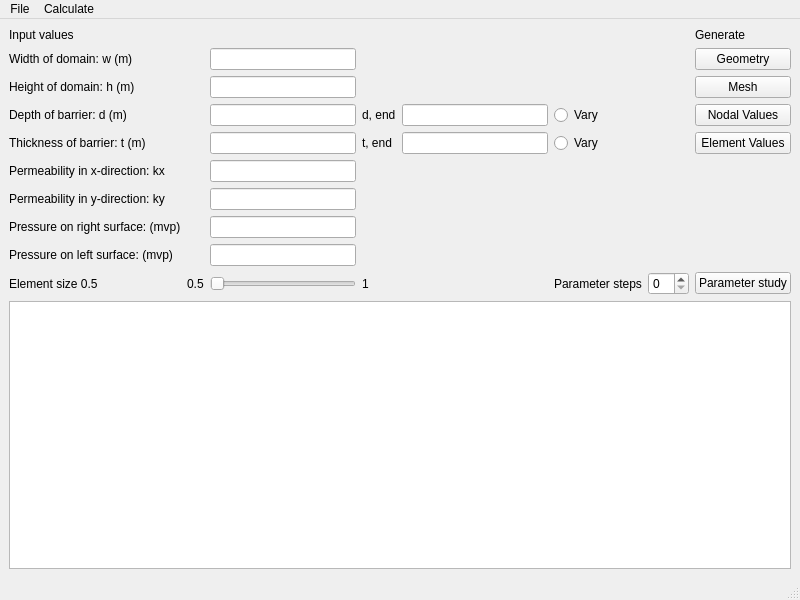
<?xml version='1.0' encoding='utf-8'?>
<ui version="4.0">
 <class>GroundwaterflowCalculator</class>
 <widget class="QMainWindow" name="GroundwaterflowCalculator">
  <property name="geometry">
   <rect>
    <x>0</x>
    <y>0</y>
    <width>800</width>
    <height>600</height>
   </rect>
  </property>
  <property name="windowTitle">
   <string>Groundwater Flow Calculator</string>
  </property>
  <widget class="QWidget" name="centralwidget">
   <layout class="QVBoxLayout" name="verticalLayout">
    <item>
     <layout class="QGridLayout" name="gridLayout">
      <item row="3" column="4">
       <widget class="QLineEdit" name="dEndEdit" />
      </item>
      <item row="4" column="0">
       <widget class="QLabel" name="t_label">
        <property name="text">
         <string>Thickness of barrier: t (m)</string>
        </property>
       </widget>
      </item>
      <item row="3" column="0">
       <widget class="QLabel" name="d_label">
        <property name="text">
         <string>Depth of barrier: d (m)</string>
        </property>
       </widget>
      </item>
      <item row="1" column="7">
       <widget class="QPushButton" name="show_geometry_button">
        <property name="text">
         <string>Geometry</string>
        </property>
       </widget>
      </item>
      <item row="8" column="0">
       <widget class="QLabel" name="left_bc_label">
        <property name="text">
         <string>Pressure on left surface: (mvp)</string>
        </property>
       </widget>
      </item>
      <item row="1" column="0">
       <widget class="QLabel" name="w_label">
        <property name="text">
         <string>Width of domain: w (m)</string>
        </property>
       </widget>
      </item>
      <item row="9" column="3">
       <widget class="QLabel" name="label_4">
        <property name="text">
         <string>1</string>
        </property>
       </widget>
      </item>
      <item row="4" column="2">
       <widget class="QLineEdit" name="t_text" />
      </item>
      <item row="7" column="2">
       <widget class="QLineEdit" name="right_bc_text" />
      </item>
      <item row="3" column="3">
       <widget class="QLabel" name="label">
        <property name="text">
         <string>d, end</string>
        </property>
       </widget>
      </item>
      <item row="5" column="2">
       <widget class="QLineEdit" name="kx_text" />
      </item>
      <item row="3" column="2">
       <widget class="QLineEdit" name="d_text" />
      </item>
      <item row="9" column="6">
       <widget class="QSpinBox" name="paramStep" />
      </item>
      <item row="3" column="5">
       <widget class="QRadioButton" name="paramVaryDRadio">
        <property name="text">
         <string>Vary</string>
        </property>
       </widget>
      </item>
      <item row="4" column="4">
       <widget class="QLineEdit" name="tEndEdit" />
      </item>
      <item row="5" column="0">
       <widget class="QLabel" name="kx_label">
        <property name="text">
         <string>Permeability in x-direction: kx</string>
        </property>
       </widget>
      </item>
      <item row="6" column="0">
       <widget class="QLabel" name="ky_label">
        <property name="text">
         <string>Permeability in y-direction: ky</string>
        </property>
       </widget>
      </item>
      <item row="4" column="7">
       <widget class="QPushButton" name="show_element_values_button">
        <property name="text">
         <string>Element Values</string>
        </property>
       </widget>
      </item>
      <item row="9" column="7">
       <widget class="QPushButton" name="paramButton">
        <property name="text">
         <string>Parameter study</string>
        </property>
       </widget>
      </item>
      <item row="3" column="7">
       <widget class="QPushButton" name="show_nodal_values_button">
        <property name="text">
         <string>Nodal Values</string>
        </property>
       </widget>
      </item>
      <item row="9" column="0">
       <widget class="QLabel" name="element_size_label">
        <property name="text">
         <string>Element size 0.5</string>
        </property>
       </widget>
      </item>
      <item row="9" column="5">
       <widget class="QLabel" name="label_2">
        <property name="text">
         <string>Parameter steps</string>
        </property>
       </widget>
      </item>
      <item row="8" column="2">
       <widget class="QLineEdit" name="left_bc_text" />
      </item>
      <item row="6" column="2">
       <widget class="QLineEdit" name="ky_text" />
      </item>
      <item row="1" column="2">
       <widget class="QLineEdit" name="w_text" />
      </item>
      <item row="4" column="3">
       <widget class="QLabel" name="label_3">
        <property name="text">
         <string>t, end</string>
        </property>
       </widget>
      </item>
      <item row="0" column="0">
       <widget class="QLabel" name="input_values_label">
        <property name="text">
         <string>Input values</string>
        </property>
       </widget>
      </item>
      <item row="7" column="0">
       <widget class="QLabel" name="right_bc_label">
        <property name="text">
         <string>Pressure on right surface: (mvp)</string>
        </property>
       </widget>
      </item>
      <item row="2" column="7">
       <widget class="QPushButton" name="show_mesh_button">
        <property name="text">
         <string>Mesh</string>
        </property>
       </widget>
      </item>
      <item row="2" column="0">
       <widget class="QLabel" name="h_label">
        <property name="text">
         <string>Height of domain: h (m)</string>
        </property>
       </widget>
      </item>
      <item row="9" column="2">
       <widget class="QSlider" name="element_size_slider">
        <property name="orientation">
         <enum>Horizontal</enum>
        </property>
       </widget>
      </item>
      <item row="0" column="7">
       <widget class="QLabel" name="generation_label">
        <property name="text">
         <string>Generate</string>
        </property>
       </widget>
      </item>
      <item row="4" column="5">
       <widget class="QRadioButton" name="paramVaryTRadio">
        <property name="text">
         <string>Vary</string>
        </property>
       </widget>
      </item>
      <item row="2" column="2">
       <widget class="QLineEdit" name="h_text" />
      </item>
      <item row="9" column="1">
       <widget class="QLabel" name="label_5">
        <property name="text">
         <string>0.5</string>
        </property>
       </widget>
      </item>
     </layout>
    </item>
    <item>
     <widget class="QPlainTextEdit" name="plainTextEdit" />
    </item>
   </layout>
  </widget>
  <widget class="QMenuBar" name="menubar">
   <property name="geometry">
    <rect>
     <x>0</x>
     <y>0</y>
     <width>800</width>
     <height>24</height>
    </rect>
   </property>
   <widget class="QMenu" name="menu_file">
    <property name="title">
     <string>File</string>
    </property>
    <addaction name="new_action" />
    <addaction name="open_action" />
    <addaction name="save_action" />
    <addaction name="save_as_action" />
    <addaction name="exit_action" />
   </widget>
   <widget class="QMenu" name="menu_calculate">
    <property name="title">
     <string>Calculate</string>
    </property>
    <addaction name="execute_action" />
   </widget>
   <addaction name="menu_file" />
   <addaction name="menu_calculate" />
  </widget>
  <widget class="QStatusBar" name="statusbar" />
  <action name="new_action">
   <property name="text">
    <string>New</string>
   </property>
  </action>
  <action name="open_action">
   <property name="text">
    <string>Open</string>
   </property>
  </action>
  <action name="save_action">
   <property name="text">
    <string>Save</string>
   </property>
  </action>
  <action name="save_as_action">
   <property name="text">
    <string>Save as ...</string>
   </property>
  </action>
  <action name="exit_action">
   <property name="text">
    <string>Exit</string>
   </property>
  </action>
  <action name="execute_action">
   <property name="text">
    <string>Execute</string>
   </property>
  </action>
 </widget>
 <resources />
 <connections />
</ui>
